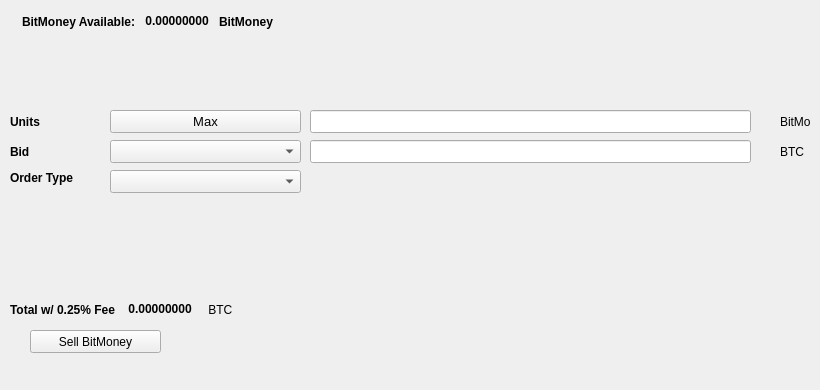
   <widget class="QWidget" name="SellTab">
    <attribute name="title">
     <string>Sell</string>
    </attribute>
    <widget class="QLabel" name="label_16">
     <property name="geometry">
      <rect>
       <x>780</x>
       <y>140</y>
       <width>31</width>
       <height>23</height>
      </rect>
     </property>
     <property name="text">
      <string>BTC</string>
     </property>
    </widget>
    <widget class="QComboBox" name="SellBidcomboBox">
     <property name="geometry">
      <rect>
       <x>110</x>
       <y>140</y>
       <width>191</width>
       <height>23</height>
      </rect>
     </property>
     <property name="font">
      <font>
       <pointsize>10</pointsize>
      </font>
     </property>
    </widget>
    <widget class="QLabel" name="label_18">
     <property name="geometry">
      <rect>
       <x>10</x>
       <y>110</y>
       <width>46</width>
       <height>23</height>
      </rect>
     </property>
     <property name="font">
      <font>
       <weight>75</weight>
       <bold>true</bold>
      </font>
     </property>
     <property name="text">
      <string>Units</string>
     </property>
    </widget>
    <widget class="QPushButton" name="Sell_Max_Amount">
     <property name="geometry">
      <rect>
       <x>110</x>
       <y>110</y>
       <width>191</width>
       <height>23</height>
      </rect>
     </property>
     <property name="font">
      <font>
       <pointsize>10</pointsize>
      </font>
     </property>
     <property name="text">
      <string>Max</string>
     </property>
    </widget>
    <widget class="QLabel" name="label_20">
     <property name="geometry">
      <rect>
       <x>10</x>
       <y>170</y>
       <width>91</width>
       <height>16</height>
      </rect>
     </property>
     <property name="font">
      <font>
       <weight>75</weight>
       <bold>true</bold>
      </font>
     </property>
     <property name="text">
      <string>Order Type</string>
     </property>
    </widget>
    <widget class="QComboBox" name="SellOrdertypeCombo">
     <property name="geometry">
      <rect>
       <x>110</x>
       <y>170</y>
       <width>191</width>
       <height>23</height>
      </rect>
     </property>
     <property name="font">
      <font>
       <pointsize>10</pointsize>
      </font>
     </property>
    </widget>
    <widget class="QLabel" name="label_21">
     <property name="geometry">
      <rect>
       <x>10</x>
       <y>140</y>
       <width>46</width>
       <height>23</height>
      </rect>
     </property>
     <property name="font">
      <font>
       <weight>75</weight>
       <bold>true</bold>
      </font>
     </property>
     <property name="text">
      <string>Bid</string>
     </property>
    </widget>
    <widget class="QLabel" name="label_22">
     <property name="geometry">
      <rect>
       <x>780</x>
       <y>110</y>
       <width>31</width>
       <height>23</height>
      </rect>
     </property>
     <property name="text">
      <string>BitMoney</string>
     </property>
    </widget>
    <widget class="QLineEdit" name="UnitsInputBitMoney">
     <property name="geometry">
      <rect>
       <x>310</x>
       <y>110</y>
       <width>441</width>
       <height>23</height>
      </rect>
     </property>
     <property name="font">
      <font>
       <pointsize>9</pointsize>
       <weight>75</weight>
       <bold>true</bold>
      </font>
     </property>
    </widget>
    <widget class="QLineEdit" name="SellBidPriceEdit">
     <property name="geometry">
      <rect>
       <x>310</x>
       <y>140</y>
       <width>441</width>
       <height>23</height>
      </rect>
     </property>
     <property name="font">
      <font>
       <pointsize>9</pointsize>
       <weight>75</weight>
       <bold>true</bold>
      </font>
     </property>
    </widget>
    <widget class="QPushButton" name="SellBitMoneyBTN">
     <property name="geometry">
      <rect>
       <x>30</x>
       <y>330</y>
       <width>131</width>
       <height>23</height>
      </rect>
     </property>
     <property name="text">
      <string>Sell BitMoney</string>
     </property>
     <property name="icon">
      <iconset resource="../BitMoney">
       <normaloff>:/icons/bitcoin</normaloff>:/icons/bitcoin</iconset>
     </property>
    </widget>
    <widget class="QWidget" name="layoutWidget3">
     <property name="geometry">
      <rect>
       <x>22</x>
       <y>12</y>
       <width>258</width>
       <height>19</height>
      </rect>
     </property>
     <layout class="QHBoxLayout" name="horizontalLayout">
      <item>
       <widget class="QLabel" name="label232_2">
        <property name="font">
         <font>
          <weight>75</weight>
          <bold>true</bold>
         </font>
        </property>
        <property name="text">
         <string>BitMoney Available:</string>
        </property>
       </widget>
      </item>
      <item>
       <widget class="QLabel" name="BitMoneyAvailableLabel">
        <property name="palette">
         <palette>
          <active>
           <colorrole role="WindowText">
            <brush brushstyle="SolidPattern">
             <color alpha="255">
              <red>0</red>
              <green>0</green>
              <blue>0</blue>
             </color>
            </brush>
           </colorrole>
           <colorrole role="Button">
            <brush brushstyle="SolidPattern">
             <color alpha="255">
              <red>0</red>
              <green>170</green>
              <blue>0</blue>
             </color>
            </brush>
           </colorrole>
           <colorrole role="Light">
            <brush brushstyle="SolidPattern">
             <color alpha="255">
              <red>0</red>
              <green>255</green>
              <blue>0</blue>
             </color>
            </brush>
           </colorrole>
           <colorrole role="Midlight">
            <brush brushstyle="SolidPattern">
             <color alpha="255">
              <red>0</red>
              <green>212</green>
              <blue>0</blue>
             </color>
            </brush>
           </colorrole>
           <colorrole role="Dark">
            <brush brushstyle="SolidPattern">
             <color alpha="255">
              <red>0</red>
              <green>85</green>
              <blue>0</blue>
             </color>
            </brush>
           </colorrole>
           <colorrole role="Mid">
            <brush brushstyle="SolidPattern">
             <color alpha="255">
              <red>0</red>
              <green>113</green>
              <blue>0</blue>
             </color>
            </brush>
           </colorrole>
           <colorrole role="Text">
            <brush brushstyle="SolidPattern">
             <color alpha="255">
              <red>0</red>
              <green>170</green>
              <blue>0</blue>
             </color>
            </brush>
           </colorrole>
           <colorrole role="BrightText">
            <brush brushstyle="SolidPattern">
             <color alpha="255">
              <red>255</red>
              <green>255</green>
              <blue>255</blue>
             </color>
            </brush>
           </colorrole>
           <colorrole role="ButtonText">
            <brush brushstyle="SolidPattern">
             <color alpha="255">
              <red>0</red>
              <green>0</green>
              <blue>0</blue>
             </color>
            </brush>
           </colorrole>
           <colorrole role="Base">
            <brush brushstyle="SolidPattern">
             <color alpha="255">
              <red>255</red>
              <green>255</green>
              <blue>255</blue>
             </color>
            </brush>
           </colorrole>
           <colorrole role="Window">
            <brush brushstyle="SolidPattern">
             <color alpha="255">
              <red>0</red>
              <green>170</green>
              <blue>0</blue>
             </color>
            </brush>
           </colorrole>
           <colorrole role="Shadow">
            <brush brushstyle="SolidPattern">
             <color alpha="255">
              <red>0</red>
              <green>0</green>
              <blue>0</blue>
             </color>
            </brush>
           </colorrole>
           <colorrole role="AlternateBase">
            <brush brushstyle="SolidPattern">
             <color alpha="255">
              <red>127</red>
              <green>212</green>
              <blue>127</blue>
             </color>
            </brush>
           </colorrole>
           <colorrole role="ToolTipBase">
            <brush brushstyle="SolidPattern">
             <color alpha="255">
              <red>255</red>
              <green>255</green>
              <blue>220</blue>
             </color>
            </brush>
           </colorrole>
           <colorrole role="ToolTipText">
            <brush brushstyle="SolidPattern">
             <color alpha="255">
              <red>0</red>
              <green>0</green>
              <blue>0</blue>
             </color>
            </brush>
           </colorrole>
          </active>
          <inactive>
           <colorrole role="WindowText">
            <brush brushstyle="SolidPattern">
             <color alpha="255">
              <red>0</red>
              <green>0</green>
              <blue>0</blue>
             </color>
            </brush>
           </colorrole>
           <colorrole role="Button">
            <brush brushstyle="SolidPattern">
             <color alpha="255">
              <red>0</red>
              <green>170</green>
              <blue>0</blue>
             </color>
            </brush>
           </colorrole>
           <colorrole role="Light">
            <brush brushstyle="SolidPattern">
             <color alpha="255">
              <red>0</red>
              <green>255</green>
              <blue>0</blue>
             </color>
            </brush>
           </colorrole>
           <colorrole role="Midlight">
            <brush brushstyle="SolidPattern">
             <color alpha="255">
              <red>0</red>
              <green>212</green>
              <blue>0</blue>
             </color>
            </brush>
           </colorrole>
           <colorrole role="Dark">
            <brush brushstyle="SolidPattern">
             <color alpha="255">
              <red>0</red>
              <green>85</green>
              <blue>0</blue>
             </color>
            </brush>
           </colorrole>
           <colorrole role="Mid">
            <brush brushstyle="SolidPattern">
             <color alpha="255">
              <red>0</red>
              <green>113</green>
              <blue>0</blue>
             </color>
            </brush>
           </colorrole>
           <colorrole role="Text">
            <brush brushstyle="SolidPattern">
             <color alpha="255">
              <red>0</red>
              <green>170</green>
              <blue>0</blue>
             </color>
            </brush>
           </colorrole>
           <colorrole role="BrightText">
            <brush brushstyle="SolidPattern">
             <color alpha="255">
              <red>255</red>
              <green>255</green>
              <blue>255</blue>
             </color>
            </brush>
           </colorrole>
           <colorrole role="ButtonText">
            <brush brushstyle="SolidPattern">
             <color alpha="255">
              <red>0</red>
              <green>0</green>
              <blue>0</blue>
             </color>
            </brush>
           </colorrole>
           <colorrole role="Base">
            <brush brushstyle="SolidPattern">
             <color alpha="255">
              <red>255</red>
              <green>255</green>
              <blue>255</blue>
             </color>
            </brush>
           </colorrole>
           <colorrole role="Window">
            <brush brushstyle="SolidPattern">
             <color alpha="255">
              <red>0</red>
              <green>170</green>
              <blue>0</blue>
             </color>
            </brush>
           </colorrole>
           <colorrole role="Shadow">
            <brush brushstyle="SolidPattern">
             <color alpha="255">
              <red>0</red>
              <green>0</green>
              <blue>0</blue>
             </color>
            </brush>
           </colorrole>
           <colorrole role="AlternateBase">
            <brush brushstyle="SolidPattern">
             <color alpha="255">
              <red>127</red>
              <green>212</green>
              <blue>127</blue>
             </color>
            </brush>
           </colorrole>
           <colorrole role="ToolTipBase">
            <brush brushstyle="SolidPattern">
             <color alpha="255">
              <red>255</red>
              <green>255</green>
              <blue>220</blue>
             </color>
            </brush>
           </colorrole>
           <colorrole role="ToolTipText">
            <brush brushstyle="SolidPattern">
             <color alpha="255">
              <red>0</red>
              <green>0</green>
              <blue>0</blue>
             </color>
            </brush>
           </colorrole>
          </inactive>
          <disabled>
           <colorrole role="WindowText">
            <brush brushstyle="SolidPattern">
             <color alpha="255">
              <red>0</red>
              <green>85</green>
              <blue>0</blue>
             </color>
            </brush>
           </colorrole>
           <colorrole role="Button">
            <brush brushstyle="SolidPattern">
             <color alpha="255">
              <red>0</red>
              <green>170</green>
              <blue>0</blue>
             </color>
            </brush>
           </colorrole>
           <colorrole role="Light">
            <brush brushstyle="SolidPattern">
             <color alpha="255">
              <red>0</red>
              <green>255</green>
              <blue>0</blue>
             </color>
            </brush>
           </colorrole>
           <colorrole role="Midlight">
            <brush brushstyle="SolidPattern">
             <color alpha="255">
              <red>0</red>
              <green>212</green>
              <blue>0</blue>
             </color>
            </brush>
           </colorrole>
           <colorrole role="Dark">
            <brush brushstyle="SolidPattern">
             <color alpha="255">
              <red>0</red>
              <green>85</green>
              <blue>0</blue>
             </color>
            </brush>
           </colorrole>
           <colorrole role="Mid">
            <brush brushstyle="SolidPattern">
             <color alpha="255">
              <red>0</red>
              <green>113</green>
              <blue>0</blue>
             </color>
            </brush>
           </colorrole>
           <colorrole role="Text">
            <brush brushstyle="SolidPattern">
             <color alpha="255">
              <red>0</red>
              <green>85</green>
              <blue>0</blue>
             </color>
            </brush>
           </colorrole>
           <colorrole role="BrightText">
            <brush brushstyle="SolidPattern">
             <color alpha="255">
              <red>255</red>
              <green>255</green>
              <blue>255</blue>
             </color>
            </brush>
           </colorrole>
           <colorrole role="ButtonText">
            <brush brushstyle="SolidPattern">
             <color alpha="255">
              <red>0</red>
              <green>85</green>
              <blue>0</blue>
             </color>
            </brush>
           </colorrole>
           <colorrole role="Base">
            <brush brushstyle="SolidPattern">
             <color alpha="255">
              <red>0</red>
              <green>170</green>
              <blue>0</blue>
             </color>
            </brush>
           </colorrole>
           <colorrole role="Window">
            <brush brushstyle="SolidPattern">
             <color alpha="255">
              <red>0</red>
              <green>170</green>
              <blue>0</blue>
             </color>
            </brush>
           </colorrole>
           <colorrole role="Shadow">
            <brush brushstyle="SolidPattern">
             <color alpha="255">
              <red>0</red>
              <green>0</green>
              <blue>0</blue>
             </color>
            </brush>
           </colorrole>
           <colorrole role="AlternateBase">
            <brush brushstyle="SolidPattern">
             <color alpha="255">
              <red>0</red>
              <green>170</green>
              <blue>0</blue>
             </color>
            </brush>
           </colorrole>
           <colorrole role="ToolTipBase">
            <brush brushstyle="SolidPattern">
             <color alpha="255">
              <red>255</red>
              <green>255</green>
              <blue>220</blue>
             </color>
            </brush>
           </colorrole>
           <colorrole role="ToolTipText">
            <brush brushstyle="SolidPattern">
             <color alpha="255">
              <red>0</red>
              <green>0</green>
              <blue>0</blue>
             </color>
            </brush>
           </colorrole>
          </disabled>
         </palette>
        </property>
        <property name="font">
         <font>
          <weight>75</weight>
          <bold>true</bold>
         </font>
        </property>
        <property name="text">
         <string> 0.00000000 </string>
        </property>
        <property name="textInteractionFlags">
         <set>Qt::LinksAccessibleByMouse|Qt::TextSelectableByKeyboard|Qt::TextSelectableByMouse</set>
        </property>
       </widget>
      </item>
      <item>
       <widget class="QLabel" name="labelBitMoney">
        <property name="font">
         <font>
          <weight>75</weight>
          <bold>true</bold>
         </font>
        </property>
        <property name="text">
         <string>BitMoney</string>
        </property>
       </widget>
      </item>
     </layout>
    </widget>
    <widget class="QWidget" name="layoutWidget">
     <property name="geometry">
      <rect>
       <x>10</x>
       <y>300</y>
       <width>268</width>
       <height>19</height>
      </rect>
     </property>
     <layout class="QHBoxLayout" name="horizontalLayout_2">
      <item>
       <widget class="QLabel" name="label_19">
        <property name="font">
         <font>
          <weight>75</weight>
          <bold>true</bold>
         </font>
        </property>
        <property name="text">
         <string>Total w/ 0.25% Fee </string>
        </property>
       </widget>
      </item>
      <item>
       <widget class="QLabel" name="SellCostLabel">
        <property name="palette">
         <palette>
          <active>
           <colorrole role="WindowText">
            <brush brushstyle="SolidPattern">
             <color alpha="255">
              <red>0</red>
              <green>0</green>
              <blue>0</blue>
             </color>
            </brush>
           </colorrole>
           <colorrole role="Button">
            <brush brushstyle="SolidPattern">
             <color alpha="255">
              <red>0</red>
              <green>170</green>
              <blue>0</blue>
             </color>
            </brush>
           </colorrole>
           <colorrole role="Light">
            <brush brushstyle="SolidPattern">
             <color alpha="255">
              <red>0</red>
              <green>255</green>
              <blue>0</blue>
             </color>
            </brush>
           </colorrole>
           <colorrole role="Midlight">
            <brush brushstyle="SolidPattern">
             <color alpha="255">
              <red>0</red>
              <green>212</green>
              <blue>0</blue>
             </color>
            </brush>
           </colorrole>
           <colorrole role="Dark">
            <brush brushstyle="SolidPattern">
             <color alpha="255">
              <red>0</red>
              <green>85</green>
              <blue>0</blue>
             </color>
            </brush>
           </colorrole>
           <colorrole role="Mid">
            <brush brushstyle="SolidPattern">
             <color alpha="255">
              <red>0</red>
              <green>113</green>
              <blue>0</blue>
             </color>
            </brush>
           </colorrole>
           <colorrole role="Text">
            <brush brushstyle="SolidPattern">
             <color alpha="255">
              <red>0</red>
              <green>170</green>
              <blue>0</blue>
             </color>
            </brush>
           </colorrole>
           <colorrole role="BrightText">
            <brush brushstyle="SolidPattern">
             <color alpha="255">
              <red>255</red>
              <green>255</green>
              <blue>255</blue>
             </color>
            </brush>
           </colorrole>
           <colorrole role="ButtonText">
            <brush brushstyle="SolidPattern">
             <color alpha="255">
              <red>0</red>
              <green>0</green>
              <blue>0</blue>
             </color>
            </brush>
           </colorrole>
           <colorrole role="Base">
            <brush brushstyle="SolidPattern">
             <color alpha="255">
              <red>255</red>
              <green>255</green>
              <blue>255</blue>
             </color>
            </brush>
           </colorrole>
           <colorrole role="Window">
            <brush brushstyle="SolidPattern">
             <color alpha="255">
              <red>0</red>
              <green>170</green>
              <blue>0</blue>
             </color>
            </brush>
           </colorrole>
           <colorrole role="Shadow">
            <brush brushstyle="SolidPattern">
             <color alpha="255">
              <red>0</red>
              <green>0</green>
              <blue>0</blue>
             </color>
            </brush>
           </colorrole>
           <colorrole role="AlternateBase">
            <brush brushstyle="SolidPattern">
             <color alpha="255">
              <red>127</red>
              <green>212</green>
              <blue>127</blue>
             </color>
            </brush>
           </colorrole>
           <colorrole role="ToolTipBase">
            <brush brushstyle="SolidPattern">
             <color alpha="255">
              <red>255</red>
              <green>255</green>
              <blue>220</blue>
             </color>
            </brush>
           </colorrole>
           <colorrole role="ToolTipText">
            <brush brushstyle="SolidPattern">
             <color alpha="255">
              <red>0</red>
              <green>0</green>
              <blue>0</blue>
             </color>
            </brush>
           </colorrole>
          </active>
          <inactive>
           <colorrole role="WindowText">
            <brush brushstyle="SolidPattern">
             <color alpha="255">
              <red>0</red>
              <green>0</green>
              <blue>0</blue>
             </color>
            </brush>
           </colorrole>
           <colorrole role="Button">
            <brush brushstyle="SolidPattern">
             <color alpha="255">
              <red>0</red>
              <green>170</green>
              <blue>0</blue>
             </color>
            </brush>
           </colorrole>
           <colorrole role="Light">
            <brush brushstyle="SolidPattern">
             <color alpha="255">
              <red>0</red>
              <green>255</green>
              <blue>0</blue>
             </color>
            </brush>
           </colorrole>
           <colorrole role="Midlight">
            <brush brushstyle="SolidPattern">
             <color alpha="255">
              <red>0</red>
              <green>212</green>
              <blue>0</blue>
             </color>
            </brush>
           </colorrole>
           <colorrole role="Dark">
            <brush brushstyle="SolidPattern">
             <color alpha="255">
              <red>0</red>
              <green>85</green>
              <blue>0</blue>
             </color>
            </brush>
           </colorrole>
           <colorrole role="Mid">
            <brush brushstyle="SolidPattern">
             <color alpha="255">
              <red>0</red>
              <green>113</green>
              <blue>0</blue>
             </color>
            </brush>
           </colorrole>
           <colorrole role="Text">
            <brush brushstyle="SolidPattern">
             <color alpha="255">
              <red>0</red>
              <green>170</green>
              <blue>0</blue>
             </color>
            </brush>
           </colorrole>
           <colorrole role="BrightText">
            <brush brushstyle="SolidPattern">
             <color alpha="255">
              <red>255</red>
              <green>255</green>
              <blue>255</blue>
             </color>
            </brush>
           </colorrole>
           <colorrole role="ButtonText">
            <brush brushstyle="SolidPattern">
             <color alpha="255">
              <red>0</red>
              <green>0</green>
              <blue>0</blue>
             </color>
            </brush>
           </colorrole>
           <colorrole role="Base">
            <brush brushstyle="SolidPattern">
             <color alpha="255">
              <red>255</red>
              <green>255</green>
              <blue>255</blue>
             </color>
            </brush>
           </colorrole>
           <colorrole role="Window">
            <brush brushstyle="SolidPattern">
             <color alpha="255">
              <red>0</red>
              <green>170</green>
              <blue>0</blue>
             </color>
            </brush>
           </colorrole>
           <colorrole role="Shadow">
            <brush brushstyle="SolidPattern">
             <color alpha="255">
              <red>0</red>
              <green>0</green>
              <blue>0</blue>
             </color>
            </brush>
           </colorrole>
           <colorrole role="AlternateBase">
            <brush brushstyle="SolidPattern">
             <color alpha="255">
              <red>127</red>
              <green>212</green>
              <blue>127</blue>
             </color>
            </brush>
           </colorrole>
           <colorrole role="ToolTipBase">
            <brush brushstyle="SolidPattern">
             <color alpha="255">
              <red>255</red>
              <green>255</green>
              <blue>220</blue>
             </color>
            </brush>
           </colorrole>
           <colorrole role="ToolTipText">
            <brush brushstyle="SolidPattern">
             <color alpha="255">
              <red>0</red>
              <green>0</green>
              <blue>0</blue>
             </color>
            </brush>
           </colorrole>
          </inactive>
          <disabled>
           <colorrole role="WindowText">
            <brush brushstyle="SolidPattern">
             <color alpha="255">
              <red>0</red>
              <green>85</green>
              <blue>0</blue>
             </color>
            </brush>
           </colorrole>
           <colorrole role="Button">
            <brush brushstyle="SolidPattern">
             <color alpha="255">
              <red>0</red>
              <green>170</green>
              <blue>0</blue>
             </color>
            </brush>
           </colorrole>
           <colorrole role="Light">
            <brush brushstyle="SolidPattern">
             <color alpha="255">
              <red>0</red>
              <green>255</green>
              <blue>0</blue>
             </color>
            </brush>
           </colorrole>
           <colorrole role="Midlight">
            <brush brushstyle="SolidPattern">
             <color alpha="255">
              <red>0</red>
              <green>212</green>
              <blue>0</blue>
             </color>
            </brush>
           </colorrole>
           <colorrole role="Dark">
            <brush brushstyle="SolidPattern">
             <color alpha="255">
              <red>0</red>
              <green>85</green>
              <blue>0</blue>
             </color>
            </brush>
           </colorrole>
           <colorrole role="Mid">
            <brush brushstyle="SolidPattern">
             <color alpha="255">
              <red>0</red>
              <green>113</green>
              <blue>0</blue>
             </color>
            </brush>
           </colorrole>
           <colorrole role="Text">
            <brush brushstyle="SolidPattern">
             <color alpha="255">
              <red>0</red>
              <green>85</green>
              <blue>0</blue>
             </color>
            </brush>
           </colorrole>
           <colorrole role="BrightText">
            <brush brushstyle="SolidPattern">
             <color alpha="255">
              <red>255</red>
              <green>255</green>
              <blue>255</blue>
             </color>
            </brush>
           </colorrole>
           <colorrole role="ButtonText">
            <brush brushstyle="SolidPattern">
             <color alpha="255">
              <red>0</red>
              <green>85</green>
              <blue>0</blue>
             </color>
            </brush>
           </colorrole>
           <colorrole role="Base">
            <brush brushstyle="SolidPattern">
             <color alpha="255">
              <red>0</red>
              <green>170</green>
              <blue>0</blue>
             </color>
            </brush>
           </colorrole>
           <colorrole role="Window">
            <brush brushstyle="SolidPattern">
             <color alpha="255">
              <red>0</red>
              <green>170</green>
              <blue>0</blue>
             </color>
            </brush>
           </colorrole>
           <colorrole role="Shadow">
            <brush brushstyle="SolidPattern">
             <color alpha="255">
              <red>0</red>
              <green>0</green>
              <blue>0</blue>
             </color>
            </brush>
           </colorrole>
           <colorrole role="AlternateBase">
            <brush brushstyle="SolidPattern">
             <color alpha="255">
              <red>0</red>
              <green>170</green>
              <blue>0</blue>
             </color>
            </brush>
           </colorrole>
           <colorrole role="ToolTipBase">
            <brush brushstyle="SolidPattern">
             <color alpha="255">
              <red>255</red>
              <green>255</green>
              <blue>220</blue>
             </color>
            </brush>
           </colorrole>
           <colorrole role="ToolTipText">
            <brush brushstyle="SolidPattern">
             <color alpha="255">
              <red>0</red>
              <green>0</green>
              <blue>0</blue>
             </color>
            </brush>
           </colorrole>
          </disabled>
         </palette>
        </property>
        <property name="font">
         <font>
          <weight>75</weight>
          <bold>true</bold>
         </font>
        </property>
        <property name="autoFillBackground">
         <bool>false</bool>
        </property>
        <property name="text">
         <string> 0.00000000</string>
        </property>
        <property name="textInteractionFlags">
         <set>Qt::LinksAccessibleByMouse|Qt::TextSelectableByMouse</set>
        </property>
       </widget>
      </item>
      <item>
       <widget class="QLabel" name="label_17">
        <property name="font">
         <font>
          <weight>50</weight>
          <bold>false</bold>
         </font>
        </property>
        <property name="text">
         <string> BTC</string>
        </property>
       </widget>
      </item>
     </layout>
    </widget>
    <widget class="QLabel" name="label_23">
     <property name="geometry">
      <rect>
       <x>460</x>
       <y>300</y>
       <width>281</width>
       <height>81</height>
      </rect>
     </property>
     <property name="text">
      <string/>
     </property>
     <property name="pixmap">
      <pixmap>:/images/bittrex</pixmap>
     </property>
    </widget>
   </widget>
